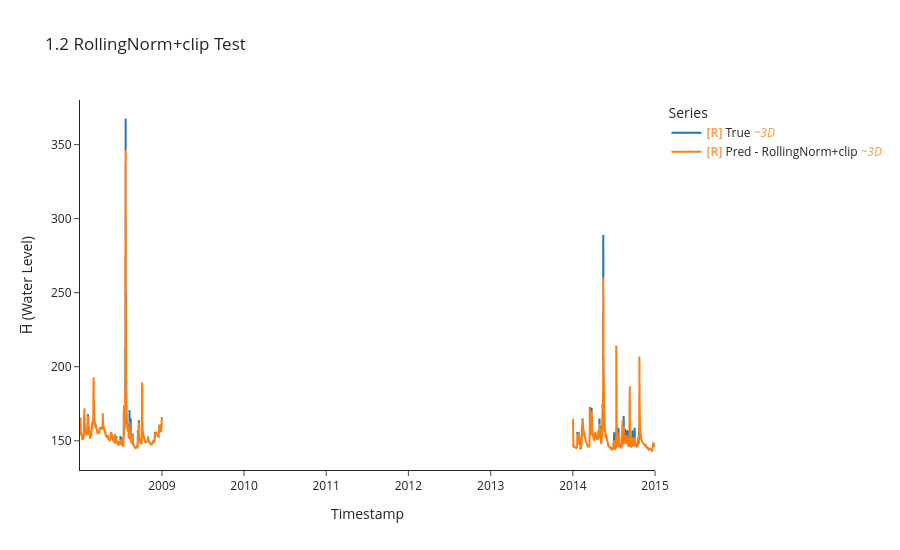

Notebook source saved alongside this figure:
### Code cell
y_te_roll, y_pe_roll, idx_te_roll = uf.model_evaluate_with_norm(
    model_roll, crit_roll, test_ds_roll, test_df.index, LOOKBACK, HORIZON, BATCH_SIZE
)

uf.calculate_metrics_and_plot(
    {"RollingNorm+clip": (y_te_roll, y_pe_roll, idx_te_roll)},
    plot_title="1.2 RollingNorm+clip Test",
    export_metrics=True, export_html=True,
    export_file_name="results/testing/online/p1_rolling_clip",
)
uf.export_results_to_csv(
    {"RollingNorm_clip": (y_te_roll, y_pe_roll, idx_te_roll)},
    "results/testing/predictions_vs_true/online"
)

### Figure 1 — Plotly figure (JSON) as saved in the notebook; plotly's stock layout.template omitted (floating-point values rounded to 4 significant figures; data arrays with more than 128 entries replaced by an {"elided": "..."} marker saying what was removed)
{"data": [{"hovertemplate": "Legend=True<br>Timestamp=%{x}<br>H̅ (Water Level)=%{y}<extra></extra>", "legendgroup": "True", "line": {"color": "#1f77b4", "dash": "solid", "width": 2}, "marker": {"symbol": "circle"}, "mode": "lines", "name": "<b style=\"color:sandybrown\">[R]</b> True <i style=\"color:#fc9944\">~3D</i>", "showlegend": true, "type": "scattergl", "uid": "d2622663-651c-4671-80e7-4a381b976707", "x": {"elided": "1001 str values"}, "xaxis": "x", "y": {"elided": "1001 float values"}, "yaxis": "y"}, {"hovertemplate": "Legend=Pred - RollingNorm+clip<br>Timestamp=%{x}<br>H̅ (Water Level)=%{y}<extra></extra>", "legendgroup": "Pred - RollingNorm+clip", "line": {"color": "#ff7f0e", "dash": "solid", "width": 2}, "marker": {"symbol": "circle"}, "mode": "lines", "name": "<b style=\"color:sandybrown\">[R]</b> Pred - RollingNorm+clip <i style=\"color:#fc9944\">~3D</i>", "showlegend": true, "type": "scattergl", "uid": "a16daba9-8444-49fd-ac48-b5716aca4e2c", "x": {"elided": "1001 str values"}, "xaxis": "x", "y": {"elided": "1001 float values"}, "yaxis": "y"}], "layout": {"height": 550, "legend": {"title": {"text": "Series"}, "tracegroupgap": 0}, "title": {"text": "1.2 RollingNorm+clip Test"}, "xaxis": {"anchor": "y", "domain": [0, 1], "title": {"text": "Timestamp"}}, "yaxis": {"anchor": "x", "domain": [0, 1], "title": {"text": "H̅ (Water Level)"}}}}
